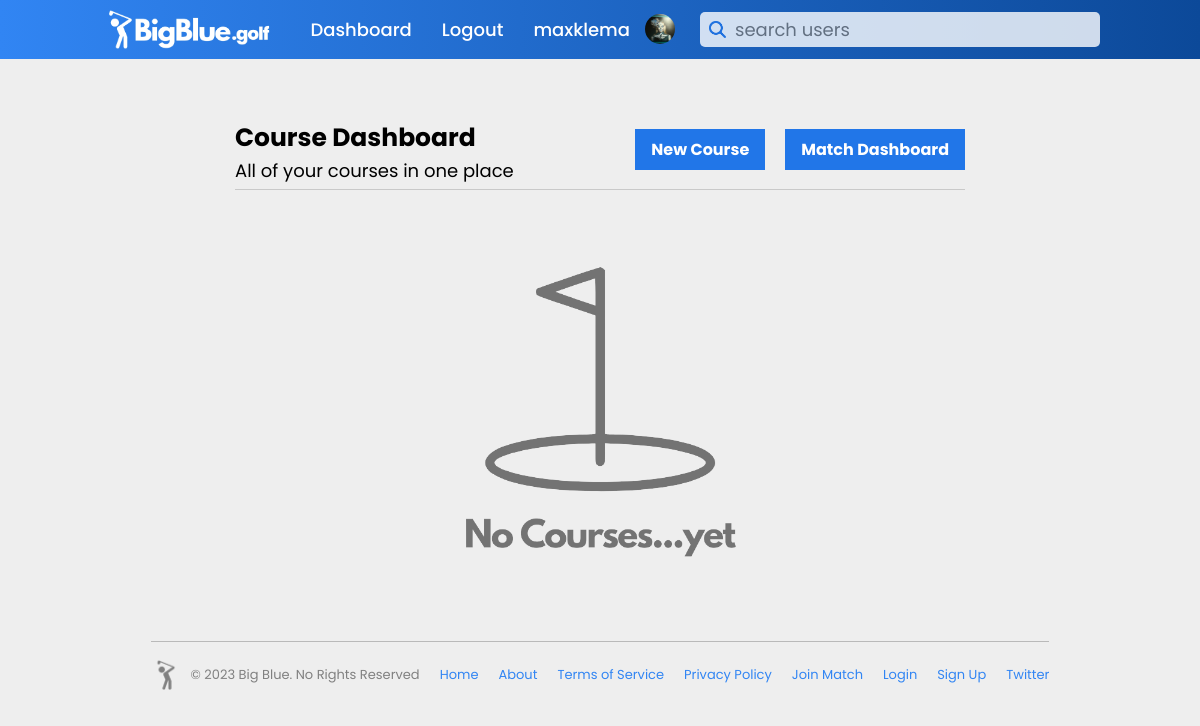
Before: /course_dashboard (signed in) with the older database file.
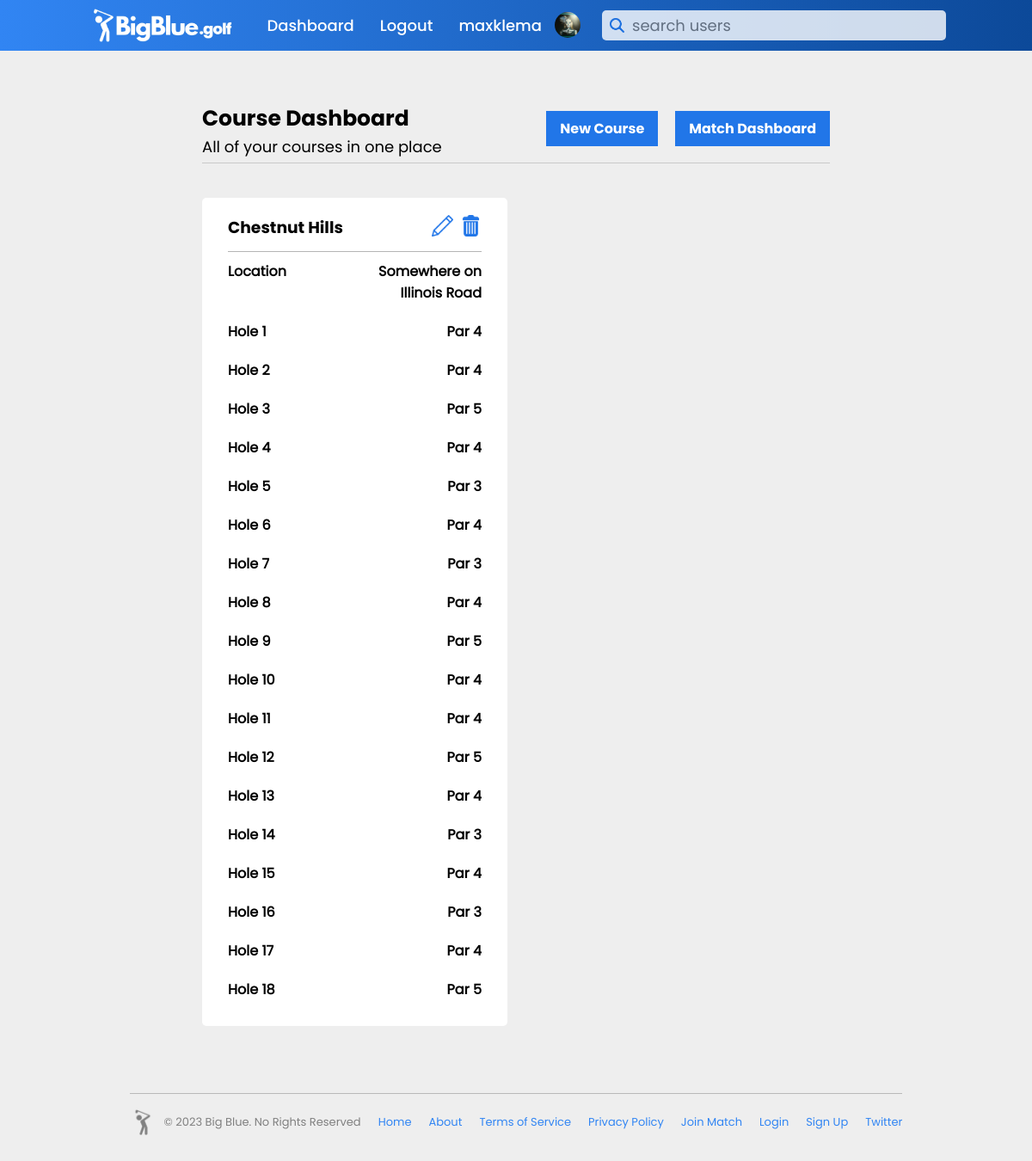
After: the same page with the newer database file.
### main.py (models this page shows, shortened)
class users(db.Model):
    _id = db.Column("id", db.Integer, primary_key=True)
    name = db.Column(db.String(100))
    username = db.Column(db.String(50))
    password = db.Column(db.String(50))
    email = db.Column(db.String(100))
    rank = db.Column(db.String(10))
    gender = db.Column(db.String(10))
    bio = db.Column(db.String(500))
    team = db.Column(db.String(25))
    verified = db.Column(db.Integer)
    pic = db.Column(db.String)
    banner = db.Column(db.String)
    first_login = db.Column(db.DateTime, default="2022-06-03 03:15:12.433675")
    last_login = db.Column(db.DateTime, default="2022-06-03 03:15:12.433675")

class course(db.Model):
    _id = db.Column("id", db.Integer, primary_key=True)
    course_name = db.Column(db.String(50))
    course_holes = db.Column(db.String(3))
    course_rating = db.Column(db.Float)
    slope_rating = db.Column(db.Float)
    par1 = db.Column(db.Integer)
    handicap1 = db.Column(db.Integer)
    par2 = db.Column(db.Integer)
    handicap2 = db.Column(db.Integer)
    par3 = db.Column(db.Integer)
    handicap3 = db.Column(db.Integer)
    par4 = db.Column(db.Integer)
    handicap4 = db.Column(db.Integer)
    par5 = db.Column(db.Integer)
    handicap5 = db.Column(db.Integer)
    par6 = db.Column(db.Integer)
    handicap6 = db.Column(db.Integer)
    par7 = db.Column(db.Integer)
    handicap7 = db.Column(db.Integer)
    par8 = db.Column(db.Integer)
    handicap8 = db.Column(db.Integer)
    par9 = db.Column(db.Integer)
    handicap9 = db.Column(db.Integer)
    par10 = db.Column(db.Integer)
    handicap10 = db.Column(db.Integer)
    par11 = db.Column(db.Integer)
    handicap11 = db.Column(db.Integer)
    par12 = db.Column(db.Integer)
    handicap12 = db.Column(db.Integer)
    par13 = db.Column(db.Integer)
    handicap13 = db.Column(db.Integer)
    par14 = db.Column(db.Integer)
    handicap14 = db.Column(db.Integer)
    par15 = db.Column(db.Integer)
    handicap15 = db.Column(db.Integer)
    par16 = db.Column(db.Integer)
    handicap16 = db.Column(db.Integer)
    par17 = db.Column(db.Integer)
    handicap17 = db.Column(db.Integer)
    par18 = db.Column(db.Integer)
    handicap18 = db.Column(db.Integer)
    city = db.Column(db.String)
    course_bio = db.Column(db.String(1000))
    created_by = db.Column(db.String)

### main.py (the view)
@app.route("/course_dashboard")
def course_dashboard():
    if 'active_user' in session:
        found_course = course.query.filter_by(created_by=session['active_user'][0]).all()
        found_user = users.query.filter_by(username=session['active_user'][0]).first()
        return render_template("course_dashboard.html", data=found_user, course_data=found_course)
    return redirect(url_for('error', msg="You do not have access to this site."))

### templates/course_dashboard.html (shortened to what this page needs)
{% if data.rank == 'coach' %}
    {% extends "indexcontentcoachlogin.html" %}
{% elif data.rank == 'player' %}
    {% extends "indexcontentplayerlogin.html" %}
{% else %}
    {% extends "indexcontent.html" %}
{% endif %}
{% block content %}
<body>
    <head>
        <link rel="stylesheet" href="{{ url_for('static', filename='styles/matchdashboard.css') }}">
    </head>
    <div class="main-container">
        <div class="heading-info">
            <div class="hero-info">
                <h3>Course Dashboard</h3>
                <p>All of your courses in one place</p>
            </div>
            <div class="hero-buttons">
                <a href="/create_course">New Course</a>
                {% if data.rank == 'coach' %}
                    <a href="/match_dashboard">Match Dashboard</a>
                {% elif data.rank == 'player' %}
                    <a href="/dashboard">Solo Dashboard</a>
                {% endif %}
            </div>
        </div>
        {% if course_data is defined and course_data|length == 0 %}
            <div class="no-courses">
                <img src="{{ url_for('static', filename='logo_graphics/nocoursesyet.png') }}">
            </div>
        {% endif %}
        <div class="grid-container">
            {% if data.rank == 'coach' %}
                {% for item in course_data[::-1] %}
                    <div class="match-container">
                        <div id="row-one">
                            <div class="course-name-container">
                                <h3>{{item.course_name}}</h3>
                            </div>
                            <div id="action-icons">
                                <a href="/edit_course/{{item._id}}"><img src="{{ url_for('static', filename='logo_graphics/pencilicon.png') }}"></a>
                                <a href="/delete_course/{{item._id}}"><img src="{{ url_for('static', filename='logo_graphics/trashcan.png') }}"></a>
                            </div>
                        </div>
                        <div class="row-div">
                            <div>
                                <h4>Location</h4>
                            </div>
                            <div class="location-container">
                                <h4>{{item.city}}</h4>
                            </div>
                        </div>
                        <div class="row-div">
                            <div>
                                <h4>Hole 1</h4>
                            </div>
                            <div>
                                <h4>Par {{item.par1}}</h4>
                            </div>
                        </div>
                        <div class="row-div">
                            <div>
                                <h4>Hole 2</h4>
                            </div>
                            <div>
                                <h4>Par {{item.par2}}</h4>
                            </div>
                        </div>
                        <div class="row-div">
                            <div>
                                <h4>Hole 3</h4>
                            </div>
                            <div>
                                <h4>Par {{item.par3}}</h4>
                            </div>
                        </div>
                        <div class="row-div">
                            <div>
                                <h4>Hole 4</h4>
                            </div>
                            <div>
                                <h4>Par {{item.par4}}</h4>
                            </div>
                        </div>
                        <div class="row-div">
                            <div>
                                <h4>Hole 5</h4>
                            </div>
                            <div>
                                <h4>Par {{item.par5}}</h4>
                            </div>
                        </div>
                        <div class="row-div">
                            <div>
                                <h4>Hole 6</h4>
                            </div>
                            <div>
                                <h4>Par {{item.par6}}</h4>
                            </div>
                        </div>
                        <div class="row-div">
                            <div>
                                <h4>Hole 7</h4>
                            </div>
                            <div>
                                <h4>Par {{item.par7}}</h4>
                            </div>
                        </div>
                        <div class="row-div">
                            <div>
                                <h4>Hole 8</h4>
                            </div>
                            <div>
                                <h4>Par {{item.par8}}</h4>
                            </div>
                        </div>
                        <div class="row-div">
                            <div>
                                <h4>Hole 9</h4>
                            </div>
                            <div>
                                <h4>Par {{item.par9}}</h4>
                            </div>
                        </div>
                        <div class="row-div">
                            <div>
                                <h4>Hole 10</h4>
                            </div>
                            {% if item.par10 == "" %}
                                <div>
                                    <h4>-</h4>
                                </div>
                            {% else %}
                                <div>
                                    <h4>Par {{item.par10}}</h4>
                                </div>
                            {% endif %}
                        </div>
                        <div class="row-div">
                            <div>
                                <h4>Hole 11</h4>
                            </div>
                            {% if item.par11 == "" %}
                                <div>
                                    <h4>-</h4>
                                </div>
                            {% else %}
                                <div>
                                    <h4>Par {{item.par11}}</h4>
                                </div>
                            {% endif %}
                        </div>
                        <div class="row-div">
                            <div>
                                <h4>Hole 12</h4>
                            </div>
                            {% if item.par12 == "" %}
                                <div>
                                    <h4>-</h4>
                                </div>
                            {% else %}
                                <div>
                                    <h4>Par {{item.par12}}</h4>
                                </div>
                            {% endif %}
                        </div>
                        <div class="row-div">
                            <div>
                                <h4>Hole 13</h4>
                            </div>
                            {% if item.par13 == "" %}
                                <div>
                                    <h4>-</h4>
                                </div>
                            {% else %}
                                <div>
                                    <h4>Par {{item.par13}}</h4>
                                </div>
                            {% endif %}
                        </div>
                        <div class="row-div">
                            <div>
                                <h4>Hole 14</h4>
                            </div>
                            {% if item.par14 == "" %}
                                <div>
                                    <h4>-</h4>
                                </div>
                            {% else %}
                                <div>
                                    <h4>Par {{item.par14}}</h4>
                                </div>
                            {% endif %}
                        </div>
                        <div class="row-div">
                            <div>
                                <h4>Hole 15</h4>
                            </div>
                            {% if item.par15 == "" %}
                                <div>
                                    <h4>-</h4>
                                </div>
                            {% else %}
                                <div>
                                    <h4>Par {{item.par15}}</h4>
                                </div>
                            {% endif %}
                        </div>
                        <div class="row-div">
                            <div>
                                <h4>Hole 16</h4>
                            </div>
                            {% if item.par16 == "" %}
                                <div>
                                    <h4>-</h4>
                                </div>
                            {% else %}
                                <div>
                                    <h4>Par {{item.par16}}</h4>
                                </div>
                            {% endif %}
                        </div>
                        <div class="row-div">
                            <div>
                                <h4>Hole 17</h4>
                            </div>
                            {% if item.par17 == "" %}
                                <div>
                                    <h4>-</h4>
                                </div>
                            {% else %}
                                <div>
                                    <h4>Par {{item.par17}}</h4>
                                </div>
                            {% endif %}
                        </div>
                        <div class="row-div">
                            <div>
                                <h4>Hole 18</h4>
                            </div>
                            {% if item.par18 == "" %}
                                <div>
                                    <h4>-</h4>
                                </div>
                            {% else %}
                                <div>
                                    <h4>Par {{item.par18}}</h4>
                                </div>
                            {% endif %}
                        </div>
                    </div>
                {% endfor %}
            {% endif %}
        </div>
    </div>
</body>
{% endblock %}

### templates/indexcontentcoachlogin.html (shortened to what this page needs)
<!DOCTYPE html>
<html>
    <head>
    </head>
    <body>
        <header>
            <a href="/">
                <img id="logo-image" src="{{ url_for('static', filename='logo_graphics/BigBlue_NewLogo-White.png') }}" class="logo">
            </a>
            <div>
                <ul class="navigation">
                    <li><a href="/dashboard">Dashboard</a></li>
                    <li><a href="/logout">Logout</a></li>
                    <li><a href="/profile">{{data.username}}</a></li>
                    <li><a href=""><img id="profile-pic" src="{{ url_for('static', filename='logo_graphics/user_photos/' + data.pic) }}" alt=""></a></li>
                    <form id="search-form" action="/search/" method="post">
                        <input id="searchbar" name="searchbar" type="text" placeholder="search users"></input>
                    </form>
                </ul>
            </div>
        </header>
        {% block content %}
        {% endblock %}
    </body>
    <footer>
        <div>
            <div>
                <div class="big-blue-copyright">
                    <img id="basic-golfer-image" src="{{ url_for('static', filename='logo_graphics/basicgolfergrey.png') }}" class="logo">
                    <p>© 2023 Big Blue. No Rights Reserved</p>
                </div>
                <div>
                    <a href="/">Home</a>
                    <a href="/about">About</a>
                    <a href="/termsofservice">Terms of Service</a>
                    <a href="/privacypolicy">Privacy Policy</a>
                    <a href="/joincode">Join Match</a>
                    <a href="/login">Login</a>
                    <a href="/create_account">Sign Up</a>
                    <a href="https://twitter.com/bigbluegolfapp" id="twitter_href">Twitter</a>
                </div>
            </div>
        </div>
    </footer>
</html>

Changed rows visible on the page:
added course: course_name "Chestnut Hills", city "Somewhere on Illinois Road", par1 "4", par2 "4", par3 "5", par4 "4", par5 "3", par6 "4", par7 "3", par8 "4", par9 "5", par10 "4", par11 "4", par12 "5", par13 "4", par14 "3", par15 "4", par16 "3", par17 "4", par18 "5"
